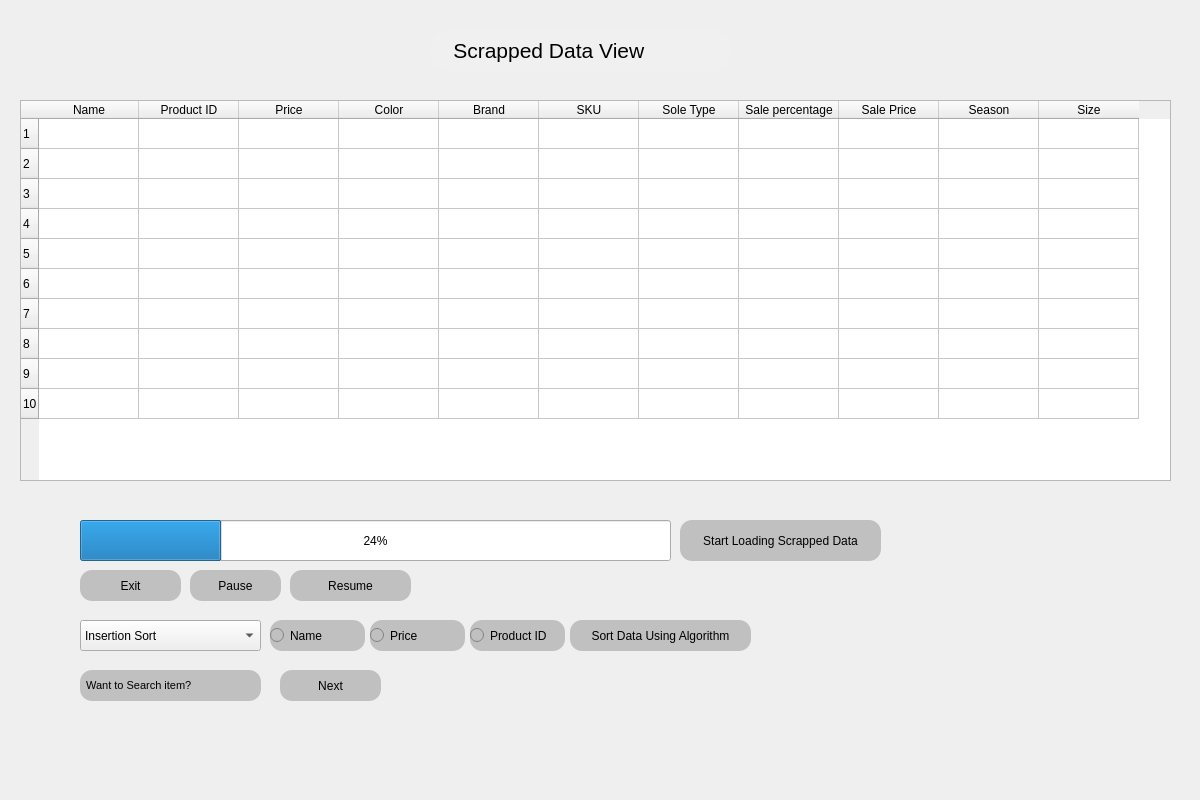
<?xml version="1.0" encoding="UTF-8"?>
<ui version="4.0">
 <class>Form</class>
 <widget class="QWidget" name="Form">
  <property name="geometry">
   <rect>
    <x>0</x>
    <y>0</y>
    <width>1200</width>
    <height>800</height>
   </rect>
  </property>
  <property name="sizePolicy">
   <sizepolicy hsizetype="Preferred" vsizetype="Preferred">
    <horstretch>0</horstretch>
    <verstretch>0</verstretch>
   </sizepolicy>
  </property>
  <property name="minimumSize">
   <size>
    <width>1200</width>
    <height>800</height>
   </size>
  </property>
  <property name="maximumSize">
   <size>
    <width>1200</width>
    <height>800</height>
   </size>
  </property>
  <property name="baseSize">
   <size>
    <width>1200</width>
    <height>800</height>
   </size>
  </property>
  <property name="windowTitle">
   <string>Form</string>
  </property>
  <widget class="QLabel" name="label">
   <property name="enabled">
    <bool>true</bool>
   </property>
   <property name="geometry">
    <rect>
     <x>0</x>
     <y>0</y>
     <width>1200</width>
     <height>800</height>
    </rect>
   </property>
   <property name="sizePolicy">
    <sizepolicy hsizetype="Fixed" vsizetype="Fixed">
     <horstretch>0</horstretch>
     <verstretch>0</verstretch>
    </sizepolicy>
   </property>
   <property name="minimumSize">
    <size>
     <width>1200</width>
     <height>800</height>
    </size>
   </property>
   <property name="maximumSize">
    <size>
     <width>1200</width>
     <height>800</height>
    </size>
   </property>
   <property name="baseSize">
    <size>
     <width>1200</width>
     <height>800</height>
    </size>
   </property>
   <property name="styleSheet">
    <string notr="true">background-image: url(:/bg/Purple-Abstract-Webpage-Background-Graphics-1.jpg);</string>
   </property>
   <property name="text">
    <string/>
   </property>
   <property name="alignment">
    <set>Qt::AlignCenter</set>
   </property>
  </widget>
  <widget class="QLabel" name="label_2">
   <property name="enabled">
    <bool>true</bool>
   </property>
   <property name="geometry">
    <rect>
     <x>770</x>
     <y>380</y>
     <width>400</width>
     <height>400</height>
    </rect>
   </property>
   <property name="sizePolicy">
    <sizepolicy hsizetype="Preferred" vsizetype="Ignored">
     <horstretch>0</horstretch>
     <verstretch>0</verstretch>
    </sizepolicy>
   </property>
   <property name="minimumSize">
    <size>
     <width>400</width>
     <height>400</height>
    </size>
   </property>
   <property name="maximumSize">
    <size>
     <width>400</width>
     <height>400</height>
    </size>
   </property>
   <property name="baseSize">
    <size>
     <width>400</width>
     <height>400</height>
    </size>
   </property>
   <property name="mouseTracking">
    <bool>false</bool>
   </property>
   <property name="tabletTracking">
    <bool>false</bool>
   </property>
   <property name="layoutDirection">
    <enum>Qt::RightToLeft</enum>
   </property>
   <property name="autoFillBackground">
    <bool>false</bool>
   </property>
   <property name="styleSheet">
    <string notr="true">background-image: url(:/Logo/unnamed.png);

</string>
   </property>
   <property name="text">
    <string/>
   </property>
   <property name="alignment">
    <set>Qt::AlignBottom|Qt::AlignRight|Qt::AlignTrailing</set>
   </property>
   <property name="wordWrap">
    <bool>false</bool>
   </property>
  </widget>
  <widget class="QTableWidget" name="tableWidget">
   <property name="geometry">
    <rect>
     <x>20</x>
     <y>100</y>
     <width>1151</width>
     <height>381</height>
    </rect>
   </property>
   <property name="sizePolicy">
    <sizepolicy hsizetype="Expanding" vsizetype="Ignored">
     <horstretch>0</horstretch>
     <verstretch>0</verstretch>
    </sizepolicy>
   </property>
   <property name="rowCount">
    <number>10</number>
   </property>
   <row/>
   <row/>
   <row/>
   <row/>
   <row/>
   <row/>
   <row/>
   <row/>
   <row/>
   <row/>
   <column>
    <property name="text">
     <string>Name</string>
    </property>
   </column>
   <column>
    <property name="text">
     <string>Product ID</string>
    </property>
   </column>
   <column>
    <property name="text">
     <string>Price</string>
    </property>
   </column>
   <column>
    <property name="text">
     <string>Color</string>
    </property>
   </column>
   <column>
    <property name="text">
     <string>Brand</string>
    </property>
   </column>
   <column>
    <property name="text">
     <string>SKU</string>
    </property>
   </column>
   <column>
    <property name="text">
     <string>Sole Type</string>
    </property>
   </column>
   <column>
    <property name="text">
     <string>Sale percentage</string>
    </property>
   </column>
   <column>
    <property name="text">
     <string>Sale Price</string>
    </property>
   </column>
   <column>
    <property name="text">
     <string>Season</string>
    </property>
   </column>
   <column>
    <property name="text">
     <string>Size</string>
    </property>
   </column>
  </widget>
  <widget class="QProgressBar" name="progressBar">
   <property name="geometry">
    <rect>
     <x>80</x>
     <y>520</y>
     <width>591</width>
     <height>41</height>
    </rect>
   </property>
   <property name="sizePolicy">
    <sizepolicy hsizetype="Expanding" vsizetype="Ignored">
     <horstretch>0</horstretch>
     <verstretch>0</verstretch>
    </sizepolicy>
   </property>
   <property name="styleSheet">
    <string notr="true"/>
   </property>
   <property name="value">
    <number>24</number>
   </property>
   <property name="alignment">
    <set>Qt::AlignCenter</set>
   </property>
  </widget>
  <widget class="QPushButton" name="pushButton">
   <property name="geometry">
    <rect>
     <x>80</x>
     <y>570</y>
     <width>101</width>
     <height>31</height>
    </rect>
   </property>
   <property name="sizePolicy">
    <sizepolicy hsizetype="Minimum" vsizetype="Ignored">
     <horstretch>0</horstretch>
     <verstretch>0</verstretch>
    </sizepolicy>
   </property>
   <property name="styleSheet">
    <string notr="true">border-radius: 12px;
background-color: rgb(192,192,192);</string>
   </property>
   <property name="text">
    <string>Exit</string>
   </property>
   <property name="flat">
    <bool>false</bool>
   </property>
  </widget>
  <widget class="QPushButton" name="pushButton_2">
   <property name="geometry">
    <rect>
     <x>190</x>
     <y>570</y>
     <width>91</width>
     <height>31</height>
    </rect>
   </property>
   <property name="sizePolicy">
    <sizepolicy hsizetype="Minimum" vsizetype="Ignored">
     <horstretch>0</horstretch>
     <verstretch>0</verstretch>
    </sizepolicy>
   </property>
   <property name="styleSheet">
    <string notr="true">border-radius: 12px;
background-color: rgb(192,192,192);

</string>
   </property>
   <property name="text">
    <string>Pause</string>
   </property>
   <property name="icon">
    <iconset resource="test.qrc">
     <normaloff>:/pause/icons8_pause_48px.png</normaloff>:/pause/icons8_pause_48px.png</iconset>
   </property>
  </widget>
  <widget class="QPushButton" name="pushButton_3">
   <property name="geometry">
    <rect>
     <x>290</x>
     <y>570</y>
     <width>121</width>
     <height>31</height>
    </rect>
   </property>
   <property name="sizePolicy">
    <sizepolicy hsizetype="Minimum" vsizetype="Ignored">
     <horstretch>0</horstretch>
     <verstretch>0</verstretch>
    </sizepolicy>
   </property>
   <property name="styleSheet">
    <string notr="true">
border-radius: 12px;
background-color: rgb(192,192,192);</string>
   </property>
   <property name="text">
    <string>Resume</string>
   </property>
   <property name="icon">
    <iconset resource="test.qrc">
     <normaloff>:/resume/icons8_resume_button_48px_2.png</normaloff>:/resume/icons8_resume_button_48px_2.png</iconset>
   </property>
  </widget>
  <widget class="QLabel" name="label_3">
   <property name="geometry">
    <rect>
     <x>430</x>
     <y>30</y>
     <width>301</width>
     <height>41</height>
    </rect>
   </property>
   <property name="sizePolicy">
    <sizepolicy hsizetype="Preferred" vsizetype="Ignored">
     <horstretch>0</horstretch>
     <verstretch>0</verstretch>
    </sizepolicy>
   </property>
   <property name="font">
    <font>
     <family>Tahoma</family>
     <pointsize>16</pointsize>
     <weight>50</weight>
     <bold>false</bold>
    </font>
   </property>
   <property name="styleSheet">
    <string notr="true">border-radius: 18px;
background-color: rgb(240, 240, 240)</string>
   </property>
   <property name="text">
    <string>    Scrapped Data View</string>
   </property>
  </widget>
  <widget class="QPushButton" name="pushButton_4">
   <property name="geometry">
    <rect>
     <x>570</x>
     <y>620</y>
     <width>181</width>
     <height>31</height>
    </rect>
   </property>
   <property name="sizePolicy">
    <sizepolicy hsizetype="Minimum" vsizetype="Ignored">
     <horstretch>0</horstretch>
     <verstretch>0</verstretch>
    </sizepolicy>
   </property>
   <property name="styleSheet">
    <string notr="true">border-radius: 12px;
background-color: rgb(192,192,192);

</string>
   </property>
   <property name="text">
    <string>Sort Data Using Algorithm</string>
   </property>
  </widget>
  <widget class="QComboBox" name="comboBox">
   <property name="geometry">
    <rect>
     <x>80</x>
     <y>620</y>
     <width>181</width>
     <height>31</height>
    </rect>
   </property>
   <property name="sizePolicy">
    <sizepolicy hsizetype="Preferred" vsizetype="Ignored">
     <horstretch>0</horstretch>
     <verstretch>0</verstretch>
    </sizepolicy>
   </property>
   <item>
    <property name="text">
     <string>Insertion Sort</string>
    </property>
   </item>
   <item>
    <property name="text">
     <string>Counting Sort</string>
    </property>
   </item>
   <item>
    <property name="text">
     <string>Merge Sort</string>
    </property>
   </item>
   <item>
    <property name="text">
     <string>Selection Sort</string>
    </property>
   </item>
  </widget>
  <widget class="QPushButton" name="pushButton_5">
   <property name="geometry">
    <rect>
     <x>680</x>
     <y>520</y>
     <width>201</width>
     <height>41</height>
    </rect>
   </property>
   <property name="sizePolicy">
    <sizepolicy hsizetype="Minimum" vsizetype="Ignored">
     <horstretch>0</horstretch>
     <verstretch>0</verstretch>
    </sizepolicy>
   </property>
   <property name="styleSheet">
    <string notr="true">
border-radius: 12px;
background-color: rgb(192,192,192);</string>
   </property>
   <property name="text">
    <string>Start Loading Scrapped Data</string>
   </property>
   <property name="icon">
    <iconset resource="test.qrc">
     <normaloff>:/logo_start/icons8_play_48px.png</normaloff>:/logo_start/icons8_play_48px.png</iconset>
   </property>
  </widget>
  <widget class="QPushButton" name="pushButton_6">
   <property name="geometry">
    <rect>
     <x>280</x>
     <y>670</y>
     <width>101</width>
     <height>31</height>
    </rect>
   </property>
   <property name="sizePolicy">
    <sizepolicy hsizetype="Minimum" vsizetype="Ignored">
     <horstretch>0</horstretch>
     <verstretch>0</verstretch>
    </sizepolicy>
   </property>
   <property name="styleSheet">
    <string notr="true">border-radius: 12px;
background-color: rgb(192,192,192);

</string>
   </property>
   <property name="text">
    <string>Next</string>
   </property>
  </widget>
  <widget class="QLabel" name="label_4">
   <property name="geometry">
    <rect>
     <x>80</x>
     <y>670</y>
     <width>181</width>
     <height>31</height>
    </rect>
   </property>
   <property name="sizePolicy">
    <sizepolicy hsizetype="Preferred" vsizetype="Ignored">
     <horstretch>0</horstretch>
     <verstretch>0</verstretch>
    </sizepolicy>
   </property>
   <property name="font">
    <font>
     <family>MS Shell Dlg 2</family>
     <pointsize>8</pointsize>
     <weight>50</weight>
     <bold>false</bold>
    </font>
   </property>
   <property name="styleSheet">
    <string notr="true">border-radius: 12px;
background-color: rgb(192,192,192);
</string>
   </property>
   <property name="text">
    <string>  Want to Search item?</string>
   </property>
  </widget>
  <widget class="QRadioButton" name="radioButton">
   <property name="geometry">
    <rect>
     <x>270</x>
     <y>620</y>
     <width>95</width>
     <height>31</height>
    </rect>
   </property>
   <property name="autoFillBackground">
    <bool>false</bool>
   </property>
   <property name="styleSheet">
    <string notr="true">border-radius: 12px;
background-color: rgb(192,192,192);</string>
   </property>
   <property name="text">
    <string>Name </string>
   </property>
  </widget>
  <widget class="QRadioButton" name="radioButton_2">
   <property name="geometry">
    <rect>
     <x>370</x>
     <y>620</y>
     <width>95</width>
     <height>31</height>
    </rect>
   </property>
   <property name="autoFillBackground">
    <bool>false</bool>
   </property>
   <property name="styleSheet">
    <string notr="true">border-radius: 12px;
background-color: rgb(192,192,192);</string>
   </property>
   <property name="text">
    <string>Price</string>
   </property>
  </widget>
  <widget class="QRadioButton" name="radioButton_3">
   <property name="geometry">
    <rect>
     <x>470</x>
     <y>620</y>
     <width>95</width>
     <height>31</height>
    </rect>
   </property>
   <property name="autoFillBackground">
    <bool>false</bool>
   </property>
   <property name="styleSheet">
    <string notr="true">border-radius: 12px;
background-color: rgb(192,192,192);</string>
   </property>
   <property name="text">
    <string>Product ID</string>
   </property>
  </widget>
  <zorder>label</zorder>
  <zorder>label_2</zorder>
  <zorder>progressBar</zorder>
  <zorder>pushButton</zorder>
  <zorder>pushButton_2</zorder>
  <zorder>pushButton_3</zorder>
  <zorder>label_3</zorder>
  <zorder>tableWidget</zorder>
  <zorder>pushButton_4</zorder>
  <zorder>comboBox</zorder>
  <zorder>pushButton_6</zorder>
  <zorder>label_4</zorder>
  <zorder>pushButton_5</zorder>
  <zorder>radioButton</zorder>
  <zorder>radioButton_2</zorder>
  <zorder>radioButton_3</zorder>
 </widget>
 <resources>
  <include location="test.qrc"/>
 </resources>
 <connections/>
</ui>
